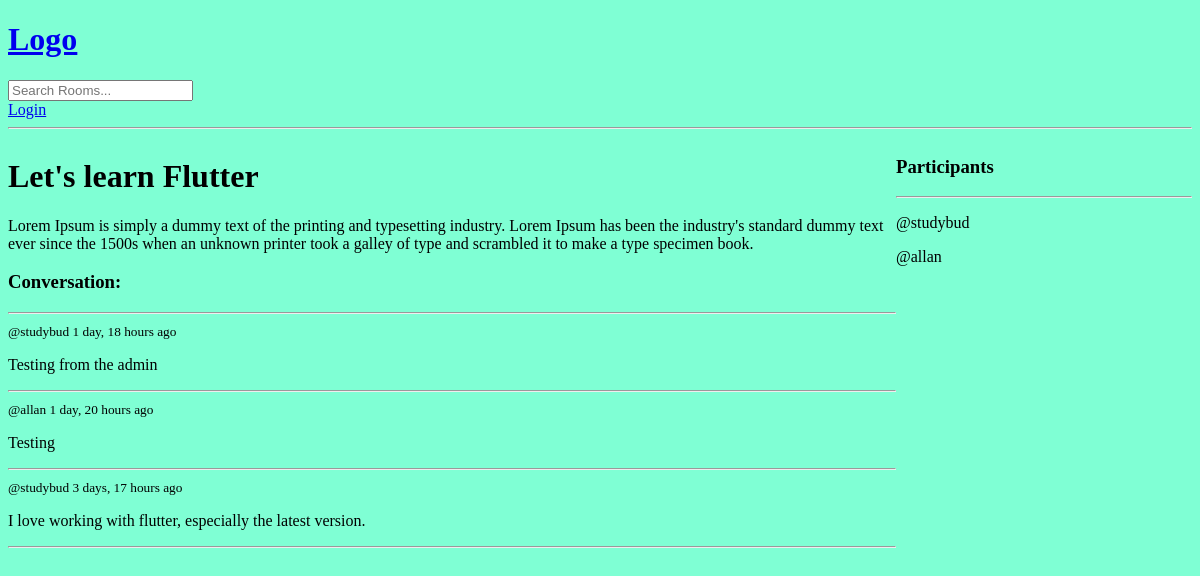
Page /room/1/ on the earlier database version.
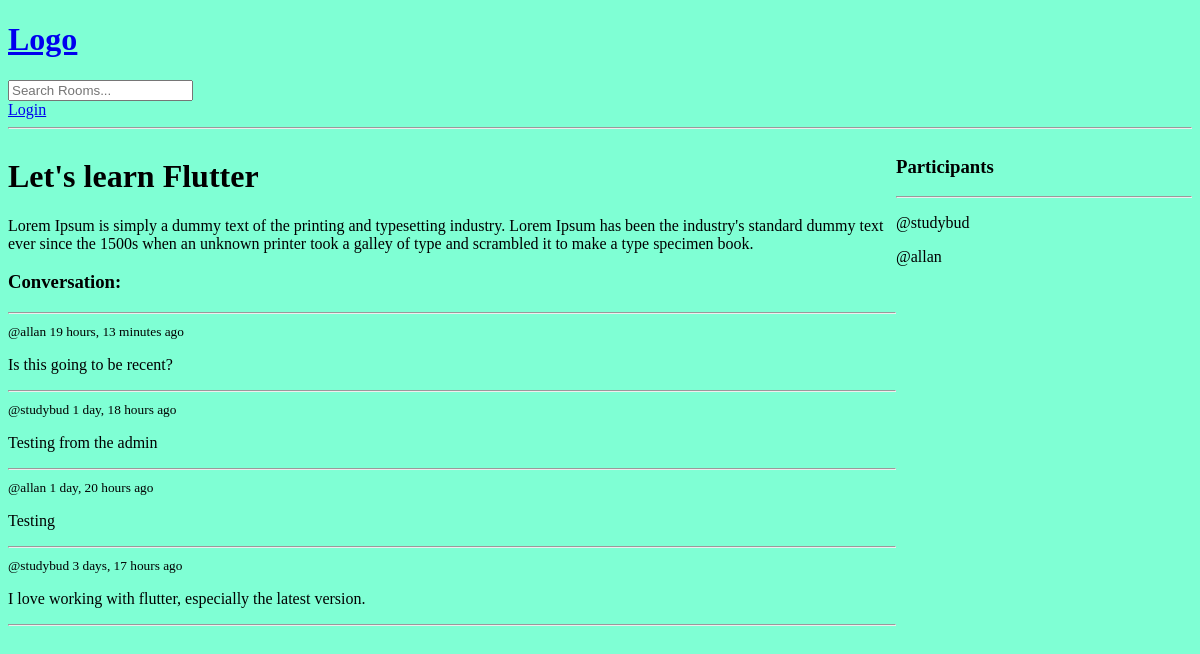
Same page on the later database version.
### base/models.py (models this page shows, shortened)
class Message(models.Model):
    user = models.ForeignKey(User, on_delete=models.CASCADE)
    room = models.ForeignKey(Room, on_delete=models.CASCADE)
    body = models.TextField()
    updated = models.DateTimeField(auto_now=True)
    created = models.DateTimeField(auto_now_add=True)
    class Meta:
        ordering = ['-updated', '-created'] # ordering the latest to be ontop

### base/views.py (the view, shortened to what this page needs)
# urls.py: path('room/<str:pk>/', views.room, name="room"),
def room(request, pk):
    room = Room.objects.get(id=pk)
    comments = room.message_set.all().order_by('-created')
    participants = room.participants.all()
    context = {'room': room, 'comments': comments, 'participants':participants}
    return render(request, 'base/room.html', context)

### base/templates/base/room.html (shortened to what this page needs)
{% extends 'main.html' %}
{% block content %}
<div class="room-container">
    <div>
        <h1>{{room.name}}</h1>
        <p>{{ room.description }}</p>
        <div class="comment-wrapper">
            <h3>Conversation:</h3>
            <hr>
            {% for comment in comments %}
                <div>
                    <small>@{{comment.user}} {{comment.created|timesince }} ago</small>
                    <p>{{ comment.body }}</p>
                    <hr>
                </div>
            {% endfor %}
        </div>
    </div>
    <div>
        <h3>Participants</h3>
        <hr>
        {% for participant in participants %}
            <p>@{{participant.username}}</p>
        {% endfor %}
    </div>
</div>
{% endblock %}

Differences in the rows shown:
added Message: user "allan", created "19 hours, 13 minutes", body "Is this going to be recent?"
